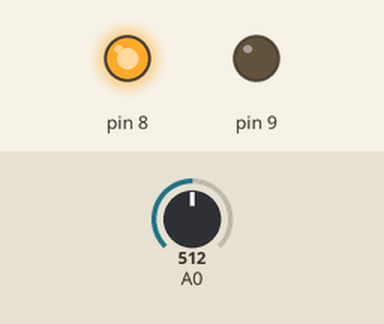
This sketch was run on a simulated Arduino Uno, built with avr-gcc and run on an emulated ATmega328P. Shown: output pins drawn as LEDs (lit = HIGH). Inputs (shaded band) come from the test bench; at power-on: A0 = 512.

Above: at 1.3 s.
1.4 s: A0 set to 60
2.9 s: A0 set to 55
At 3.6 s:
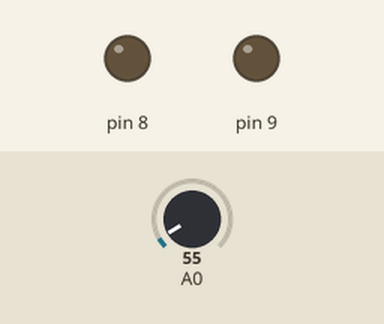
4.5 s: A0 set to 122
At 4.8 s:
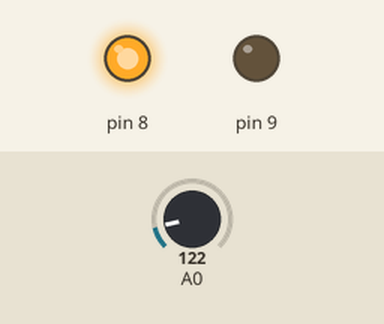
6.0 s: A0 set to 20
At 7.1 s:
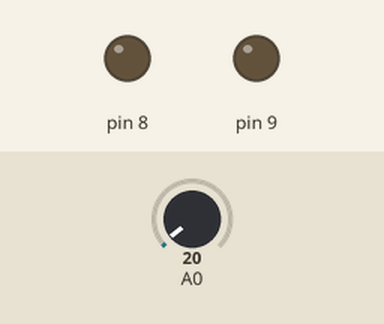
Timing chart, 0 to 8.5 s (numbered marks = the images above; inputs shaded):
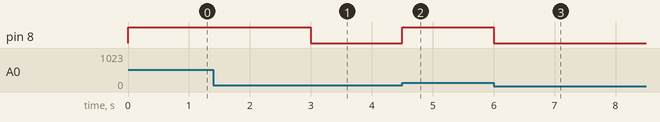

The sketch:

temperature_controlled_fan.ino
```cpp
void setup() {
  pinMode(8, OUTPUT);
  pinMode(9, OUTPUT);

  digitalWrite(8, LOW);
  digitalWrite(9, LOW);
}

void loop() {
  int reading = analogRead(A0);
  float temperature = reading * (5.0 / 1023.0) * 100.0;

  if (temperature >= 30) {
    digitalWrite(8, HIGH);
    digitalWrite(9, LOW);
  }

  if (temperature <= 28) {
    digitalWrite(8, LOW);
    digitalWrite(9, LOW);
  }

  delay(500);
}
```

Measured:
- the behaviour switches between 58 and 57 on A0 (found by bisection; images 0 and 1)
- after the input at 1.4 s, every drawn part: stays the same
- after the input at 2.9 s, pin 8: HIGH → LOW after 0.10 s
- after the input at 4.5 s, pin 8: LOW → HIGH at once
- after the input at 6.0 s, pin 8: HIGH → LOW at once
